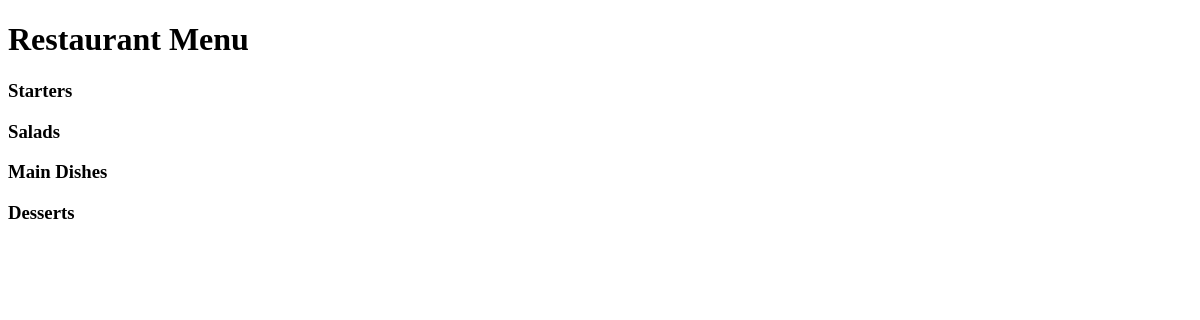
The app's page /, older data.
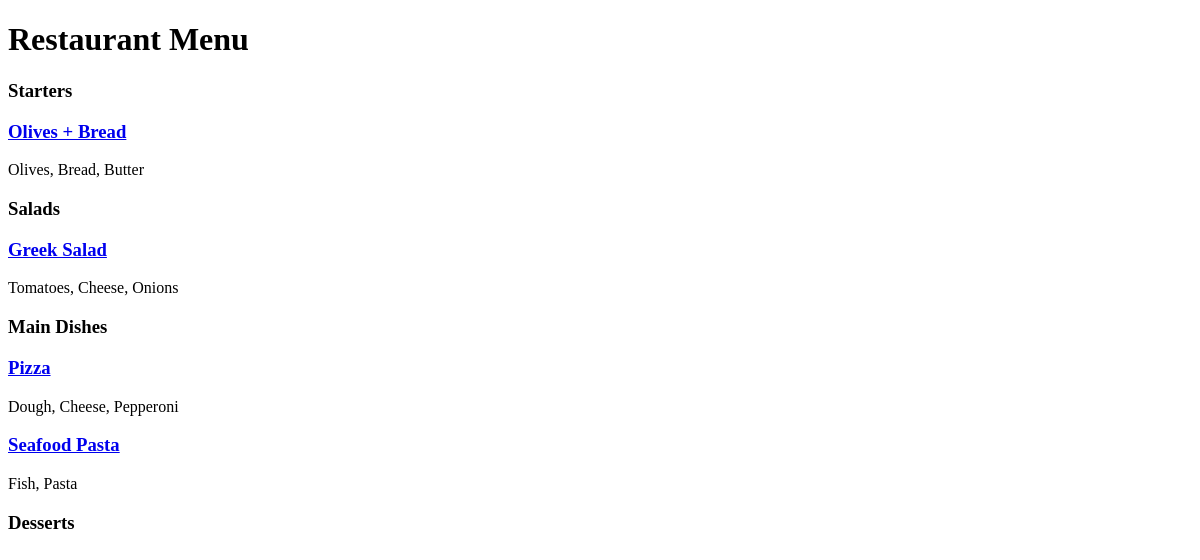
The same page, newer data.
### restaurant_menu/models.py (models this page shows, shortened)
class Item(models.Model):
    meal = models.CharField(max_length=1000, unique=True)
    description = models.CharField(max_length=2000)
    price = models.DecimalField(max_digits=10, decimal_places=2)
    meal_type = models.CharField(max_length=200, choices=MEAL_TYPE)
    author = models.ForeignKey(User, on_delete=models.PROTECT)
    status = models.IntegerField(choices=STATUS, default=0)
    date_created = models.DateTimeField(auto_now_add=True)
    date_updated = models.DateTimeField(auto_now=True)

### restaurant_menu/views.py (the view)
# urls.py: path('', views.MenuList.as_view(), name='home'),
class MenuList(generic.ListView):
    queryset = Item.objects.order_by("date_created")
    template_name = "index.html"
    def get_context_data(self, **kwargs):
        context = super().get_context_data(**kwargs)
        context["meals"] = MEAL_TYPE
        return context

### restaurant_menu/templates/index.html (shortened to what this page needs)
<!DOCTYPE html>
<html lang="en">
<head>
</head>
<body>
    <h1>Restaurant Menu</h1>
     {% for meal in meals %}
        <h3>{{ meal.1 }}</h3>
            {% for row in item_list %}
                {% if row.meal_type == meal.0 %}
                    {% if row.status == 0 %}
                    <a href="{% url 'menu_item' row.pk %}"><h3><del>{{ row.meal }}</del></h3></a>
                    <p>{{ row.description }}</p>
                    {% else %}
                    <a href="{% url 'menu_item' row.pk %}"><h3>{{ row.meal }}</h3></a>
                    <p>{{ row.description }}</p>
                    {% endif %}
                {% endif %}
            {% endfor %}
     {% endfor %}
</body>
</html>

Row changes from the older to the newer data that the page shows:
added Item: meal "Olives + Bread", description "Olives, Bread, Butter", shown under "Starters"
added Item: meal "Greek Salad", description "Tomatoes, Cheese, Onions", shown under "Salads"
added Item: meal "Pizza", description "Dough, Cheese, Pepperoni", shown under "Main Dishes"
added Item: meal "Seafood Pasta", description "Fish, Pasta", shown under "Main Dishes"
